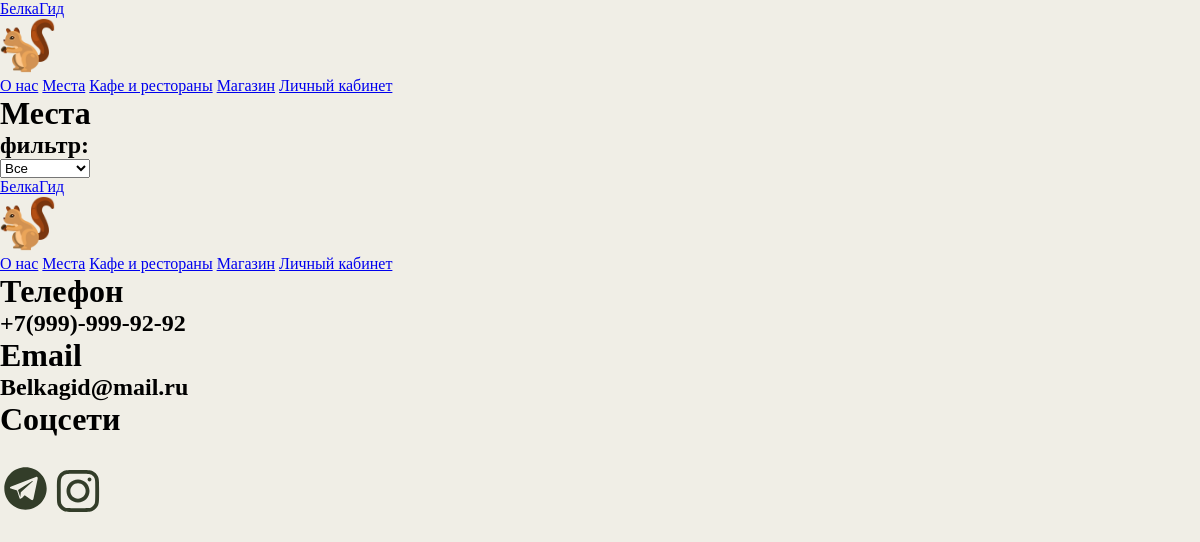
The page /places/ on the database as committed earlier.
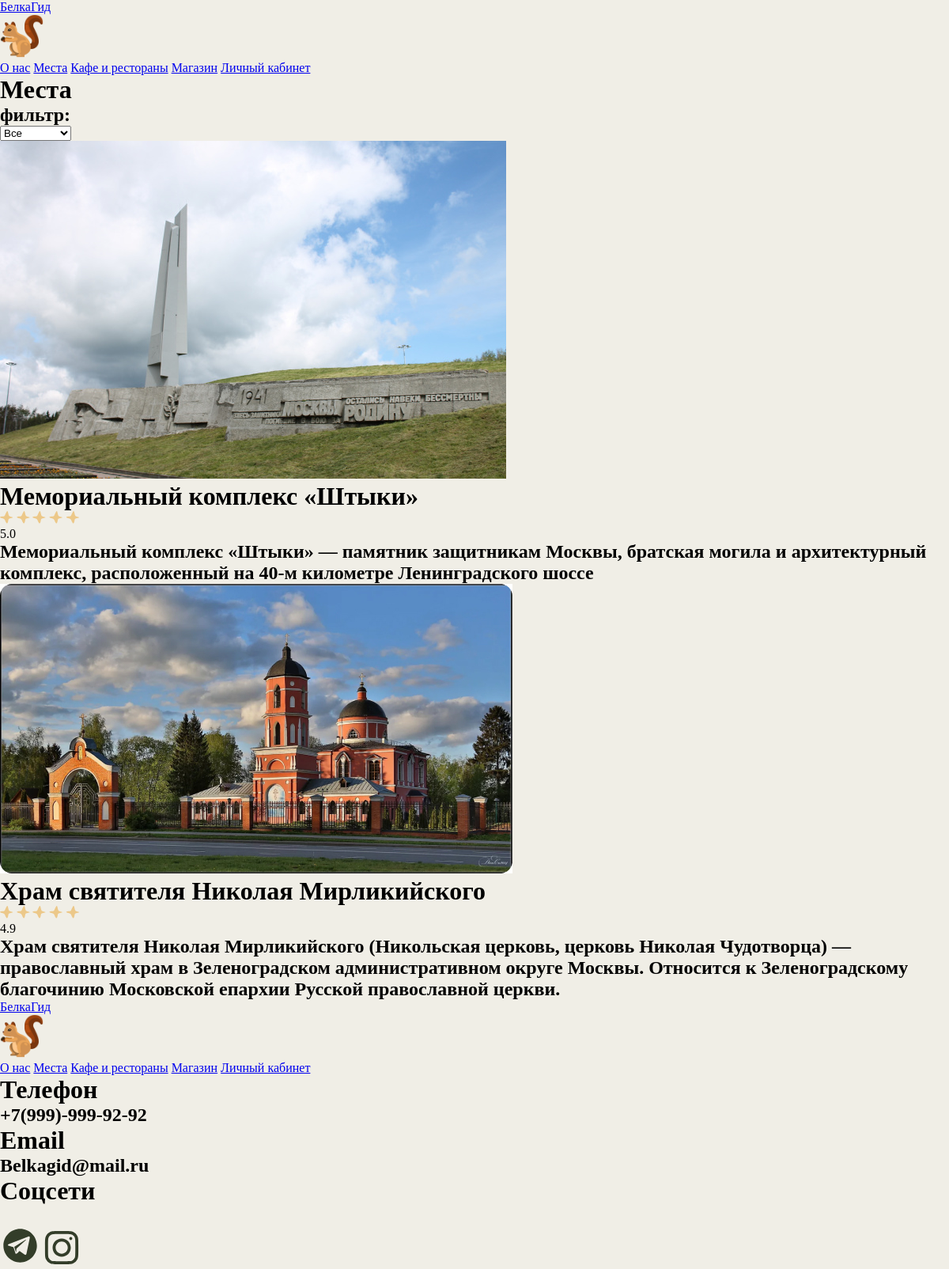
The same page on the database as committed later.
### belka/models.py (models this page shows, shortened)
class Place(models.Model):
    name = models.TextField()
    short_description = models.TextField()
    description = models.TextField()
    rating = models.FloatField()
    image = models.FilePathField(path='static/img/places', null=1)
    type = models.IntegerField(default=0)

### belka/views.py (the view)
# urls.py: path('places/', places_page),
def places_page(request):
    items = Place.objects.all()
    for item in items:
        item.image = item.image.replace("static/", "")
    context = {
        'items': items,
    }
    return render(request, 'mesta.html', context)

### templates/mesta.html (shortened to what this page needs)
{% load static %}
<!DOCTYPE html>
<html>
<head>
    <link rel="stylesheet" href="{% static 'css/main.css' %}">
</head>
<body>
<div class="wrapper">
    <div class="content">
        <header>
            <div class="headermenu">
                <div class="logo">
                    <div class="logotype">
                        <div class="nazvanie"><a href="/">БелкаГид</a></div>
                        <img class="phot" src="{% static 'img/белка.png' %}" alt="" width="55"
                             height="55">
                    </div>
                    <div class="menu">
                        <a href="../about">О нас</a>
                        <a style="text-decoration: underline;" href="../places">Места</a>
                        <a href="../cafe">Кафе и рестораны</a>
                        <a href="../shop">Магазин</a>
                        <a href="../profile">Личный кабинет</a>
                    </div>
                </div>
            </div>
        </header>
        <div class="strname">
            <h1>Места</h1>
            <h2>фильтр:</h2>
            <select id="type-filter" class="boxfiltr" onchange="filterItems()">
                <option value="all">Все</option>
            </select>
        </div>
        <div class="cardi">
            {% for item in items %}
                <div class="card" data-type="{{ item.type }}">
                    <img src="{% static item.image %}" alt="{{ item.name }}">
                    <div class="card-body">
                        <h1>{{ item.name }}</h1>
                        <div class="rate">
                            <p>{{ item.rating }}</p>
                        </div>
                        <h2>{{ item.short_description }}</h2>
                    </div>
                </div>
            {% endfor %}
        </div>
        <div class="footer">
            <div class="logo">
                <div class="logotype">
                    <div class="nazvanie"><a href="/">БелкаГид</a></div>
                    <img class="phot" src="{% static 'img/белка.png' %}" alt="" width="55"
                         height="55">
                </div>
                <div class="footermenu">
                    <a href="../about">О нас</a>
                    <a href="../places">Места</a>
                    <a href="../cafe">Кафе и рестораны</a>
                    <a href="../shop">Магазин</a>
                    <a href="../profile">Личный кабинет</a>
                </div>
            </div>
            <div class="logo">
                <div class="svyz">
                    <h1>Телефон</h1>
                    <h2>+7(999)-999-92-92</h2>
                </div>
                <div class="svyz">
                    <h1>Email</h1>
                    <h2>Belkagid@mail.ru</h2>
                </div>
                <div class="svyz">
                    <h1>Соцсети</h1>
                    <div class="managers">
                    </div>
                </div>
            </div>
        </div>
</body>
</html>

Rows that differ between the two databases and show on the page:
added Place: shows a picture, name "Мемориальный комплекс «Штыки»", rating "5.0", short_description "Мемориальный комплекс «Штыки» — памятник защитникам Москвы, братская могила и архитектурный комплекс, расположенный на 40-м километре Ленинградского шоссе"
added Place: shows a picture, name "Храм святителя Николая Мирликийского", rating "4.9", short_description "Храм святителя Николая Мирликийского (Никольская церковь, церковь Николая Чудотворца) — православный храм в Зеленоградском административном округе Москвы. Относится к Зеленоградскому благочинию Московской епархии Русской православной церкви."
